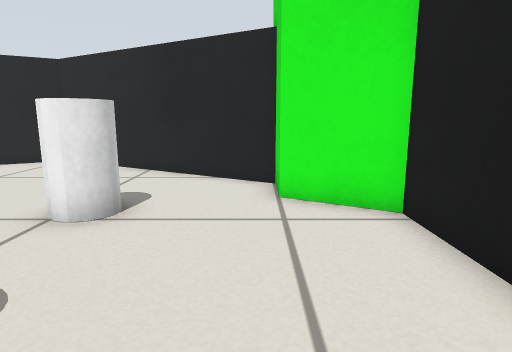
[1] (above)

12 first-person views from a walk through a robot-simulator world made for Gazebo. The camera is 0.43 m above the floor, tilts 10° down and sees 75° across. The floor is counted in squares, 0.25 m on a side. Each view is taken from the middle of a square. On the plan, view 1 faces up. The plan holds only what a view shows up to about 17 squares ahead; the rest is blank. The place goes on beyond the plan. The robots in the file are not drawn.

[2]
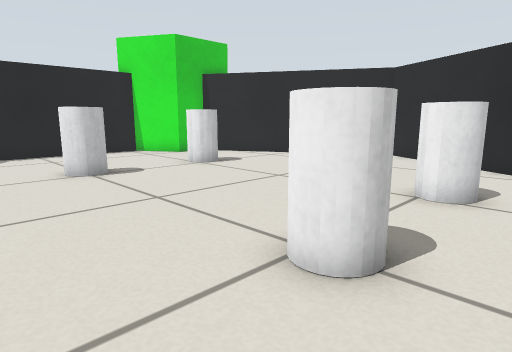

[3]
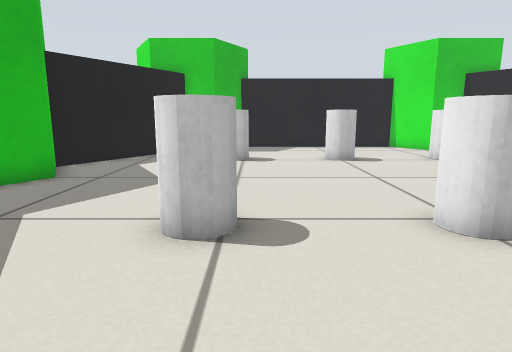

[4]
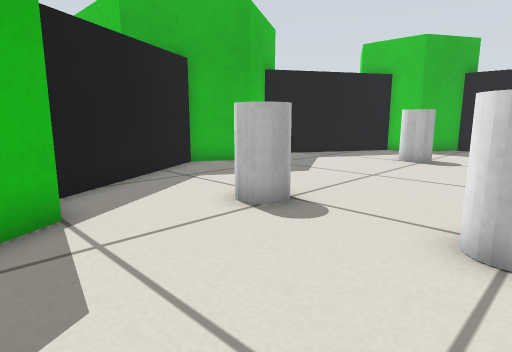

[5]
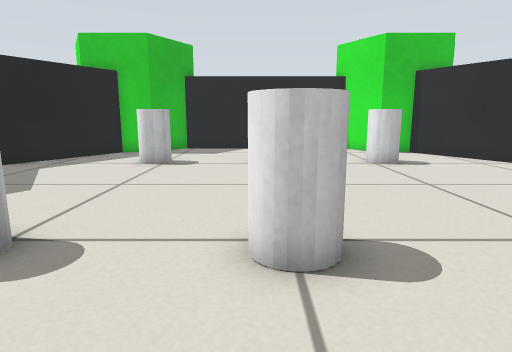

[6]
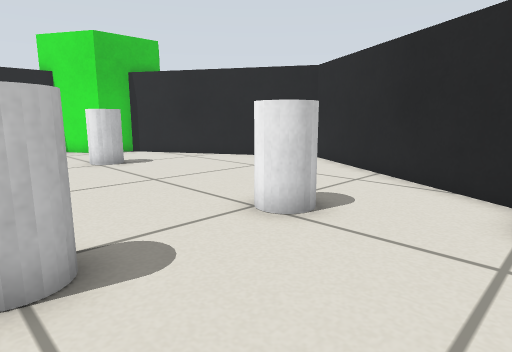

[7]
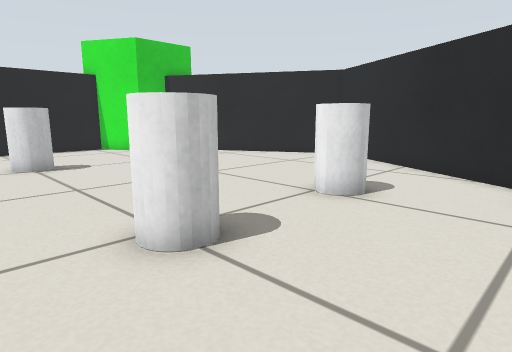

[8]
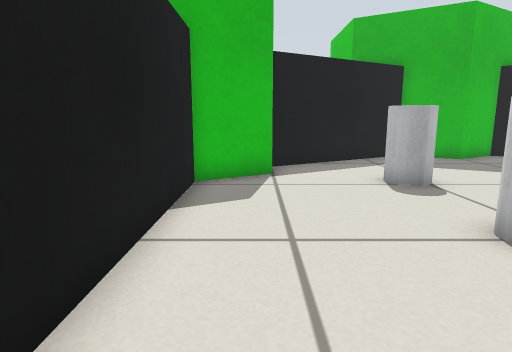

[9]
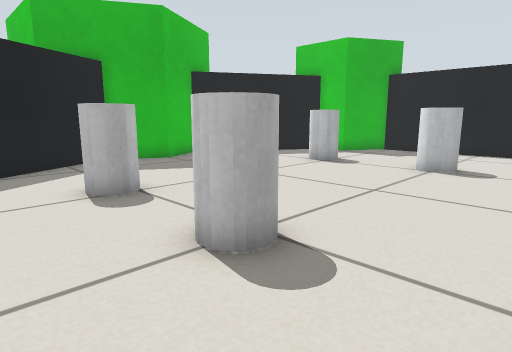

[10]
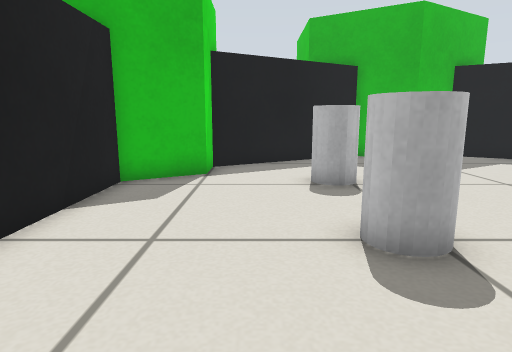

[11]
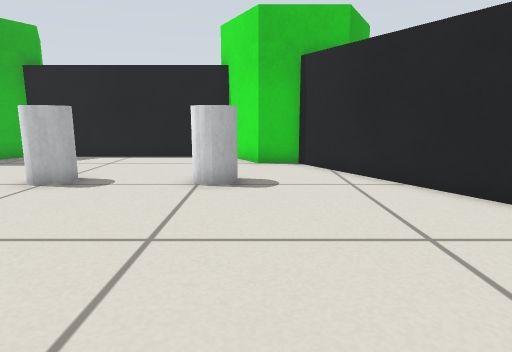

[12]
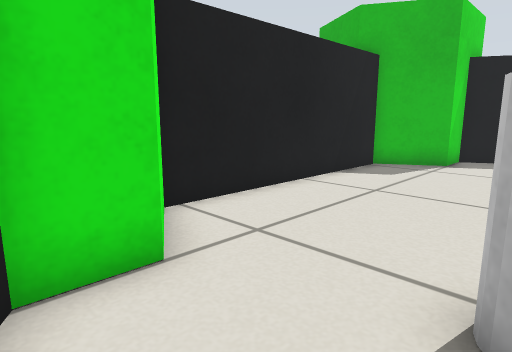

### Floor plan
Points are (right, up) in squares from view 1. A wall is a line through its corners. A room is listed if a view was taken in it or the views show most of it. See-through windows are left out.
Room 1 (views 1, 2, 3, 4, 5, 6, 7, 8, 9, 10, 11, 12)
walls: (-15.5, 7.1) (-17.7, 5.9) (-17.7, -2.8) (-15.5, -4.1) (-15.5, -5.6) (-9.6, -9) (-7.5, -7.8) (-5.4, -9) (0.5, -5.6) (0.5, -4.1) (2.7, -2.8) (2.7, 5.8) (0.5, 7.1) (0.5, 8.6) (-7.5, 13.2) (-15.5, 8.6) (-15.5, 7.1)
objects: white cylinder (-12, -3) to (-11, -2); white cylinder (-12, 1) to (-11, 2); white cylinder (-12, 5) to (-11, 6); white cylinder (-4, -3) to (-3, -2); white cylinder (-4, 1) to (-3, 2); white cylinder (-4, 5) to (-3, 6)

Where each view was taken, in squares from view 1:
view 1: 0 up, 0 right, facing up
view 2: 2 down, 1 left, facing up-left
view 3: 2 down, 2 right, facing left
view 4: 2 up, 2 right, facing down-left
view 5: 1 up, 1 right, facing left
view 6: 1 up, 1 right, facing up-left
view 7: 1 down, 1 right, facing up-left
view 8: 6 up, 1 right, facing down
view 9: 5 up, 0 right, facing down-left
view 10: 6 up, 1 left, facing down
view 11: 7 up, 3 left, facing left
view 12: 9 up, 3 left, facing down-right
